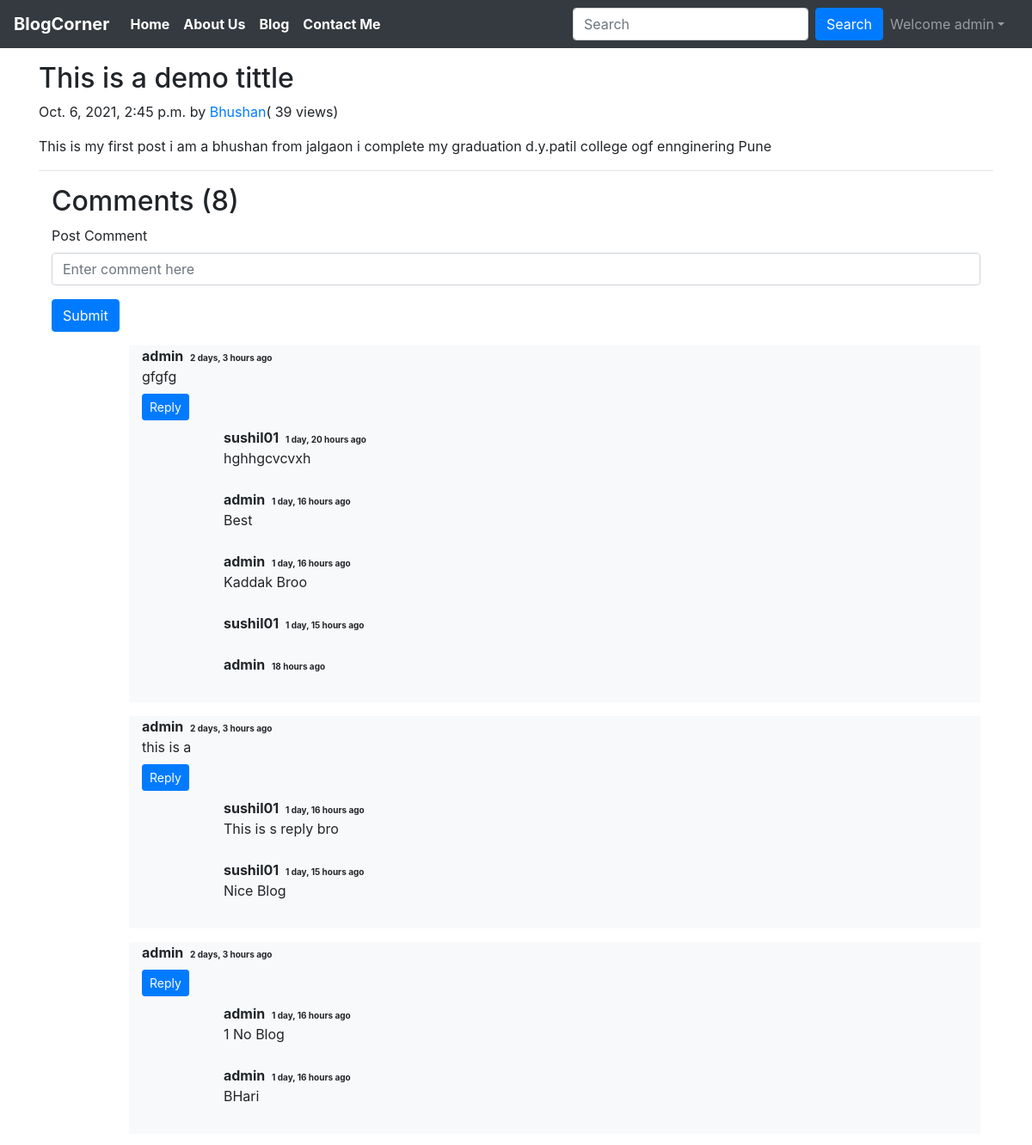
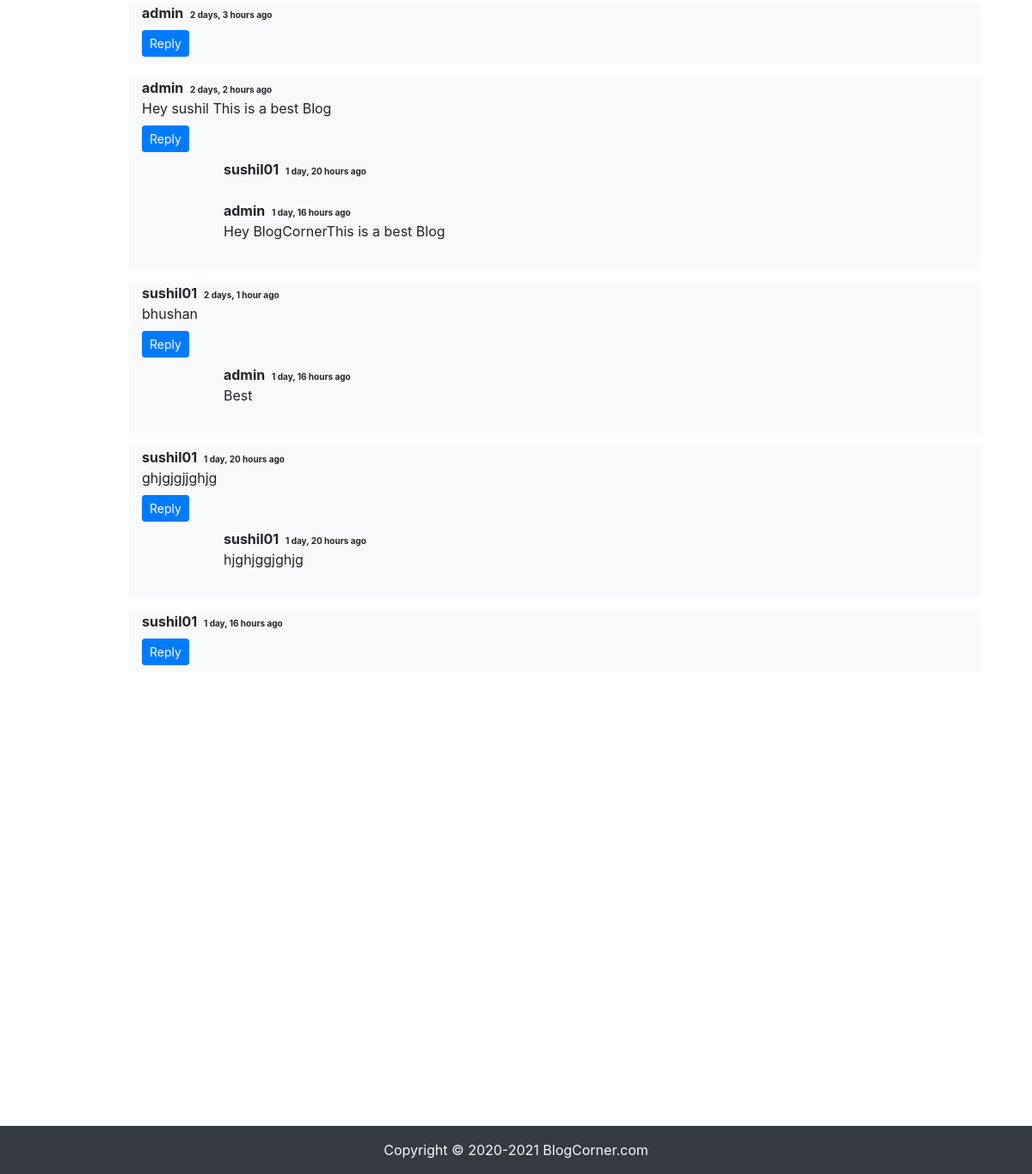
Page /bhushan/ (signed in) on the committed database (2 pictures, top to bottom).
### home/models.py (models this page shows, shortened)
class Post(models.Model):
    sno=models.AutoField(primary_key=True)
    title=models.CharField(max_length=255)
    author=models.CharField(max_length=14)
    slug=models.CharField(max_length=130)
    views= models.IntegerField(default=0)
    timeStamp=models.DateTimeField(blank=True)
    content=models.TextField()

class BlogComment(models.Model):
    sno= models.AutoField(primary_key=True)
    comment=models.TextField()
    user=models.ForeignKey(User, on_delete=models.CASCADE)
    post=models.ForeignKey(Post, on_delete=models.CASCADE)
    parent=models.ForeignKey('self',on_delete=models.CASCADE, null=True )
    timestamp= models.DateTimeField(default=now)

### home/views.py (the view)
# urls.py: path('<str:slug>/', views.blogPost, name="blogpost"),
def blogPost(request, slug):
    post=Post.objects.filter(slug=slug).first()
    post.views= post.views +1
    post.save()
    comments= BlogComment.objects.filter(post=post, parent=None)
    replies= BlogComment.objects.filter(post=post).exclude(parent=None)
    replyDict={}
    for reply in replies:
        if reply.parent.sno not in replyDict.keys():
            replyDict[reply.parent.sno]=[reply]
        else:
            replyDict[reply.parent.sno].append(reply)
    context={'post':post, 'comments': comments, 'user': request.user, 'replyDict': replyDict}
    return render(request, "blogPost.html", context)

### home/templatetags/extras.py (called while the page is built)
@register.filter(name='get_val')
def get_val(dict, key):
    return dict.get(key)

### templates/blogpost.html (shortened to what this page needs)
{% extends 'base.html' %}
{% block body %}
{% load humanize %}
{% load extras %}
{% load static %}
<div class="container my-3" style="padding-bottom: 31rem;">
    <div class="blog-post">
        <h2 class="blog-post-title">{{post.title}}</h2>
        <p class="blog-post-meta">{{post.timeStamp}} by <a href="/about">{{post.author}}</a>(<span> {{post.views}} views</span>)</p>
        <p>{{post.content|safe}}</p>
        <hr>
    </div>
    <div class="container">
        <h2> Comments ({{comments.count}})</h2>
        <div class="my-2">
            {% if user.is_authenticated %}
            <form action="/postComment" method="post">
                <div class="form-group">
                    <label for="exampleInputEmail1">Post Comment </label>
                    <input type="text" class="form-control" name="comment" placeholder="Enter comment here">
                </div>
                <button type="submit" class="btn btn-primary">Submit</button>
            </form>
            {% else %}
            Please login to post a comment
            {% endif %}
        </div>
        {% for comment in comments %}
        <div class="row mx-0   my-3">
            <div class="col-md-1" }>
            </div>
            <div class="col-md-11 bg-light ">
                <b> {{comment.user.username}} </b> <span class="badge badge-light "
                    style="font-size: 10px;">{{comment.timestamp| naturaltime}}</span>
                <div> {{comment.comment}} </div>
                <div class="reply mx-0 mt-2 ">
                    {% if user.is_authenticated %}
                    <button class="btn btn-sm btn-primary" type="button" data-toggle="collapse"
                        data-target="#replyBox{{comment.sno}}" aria-expanded="false"
                        aria-controls="replyBox{{comment.sno}}">
                        Reply
                    </button>
                    {% else %}
                    <button class="btn btn-sm btn-primary" type="button" data-toggle="collapse"
                        data-target="#replyBox{{comment.sno}}" aria-expanded="false"
                        aria-controls="replyBox{{comment.sno}}">
                        Login to reply
                    </button>
                    {% endif %}
                    <div class="replies my-2  ">
                        {% for reply in replyDict|get_val:comment.sno %}
                        <div class="row  mx-0">
                            <div class="col-md-1 ">
                            </div>
                            <div class="col-md-11">
                                <div class="col-md-11 px-0">
                                    <b> {{reply.user.username}} </b> <span class="badge badge-light "
                                        style="font-size: 10px;">{{reply.timestamp| naturaltime}}</span>
                                    <div>{{reply.comment}}</div>
                                </div>
                                <br>
                            </div>
                        </div>
                        {% endfor %}
                    </div>
                </div>
            </div>
        </div>
        {% endfor %}
    </div>
</div>
{% endblock %}

### templates/base.html (shortened to what this page needs)
<!doctype html>
<html lang="en">
<head>
  <link rel="stylesheet" href="https://stackpath.bootstrapcdn.com/bootstrap/4.4.1/css/bootstrap.min.css"
>
</head>
<body>
  <nav class="navbar navbar-expand-lg navbar-dark bg-dark">
    <a class="navbar-brand font-weight-bold fs-1" href="#">BlogCorner</a>
    <div class="collapse navbar-collapse" id="navbarSupportedContent">
      <ul class="navbar-nav mr-auto">
        <li class="nav-item font-weight-bold active">
          <a class="nav-link" href="/">Home <span class="sr-only">(current)</span></a>
        </li>
        <li class="nav-item active font-weight-bold">
          <a class="nav-link" href="/about">About Us</a>
        </li>
        <li class="nav-item active font-weight-bold">
          <a class="nav-link" href="/blog">Blog</a>
        </li>
        <li class="nav-item active font-weight-bold">
          <a class="nav-link" href="/contact">Contact Me</a>
        </li>
      </ul>
      <form method="GET" action="/search" class="form-inline my-2 my-lg-0">
        <input class="form-control mr-sm-2" type="search" placeholder="Search" aria-label="Search" name="query"
          id="query">
        <button class="btn btn-primary my-2 my-sm-0" type="submit">Search</button>
      </form>
      {% if user.is_authenticated %}
      <ul class="navbar-nav mr-2">
        <li class="nav-item dropdown">
          <a class="nav-link dropdown-toggle" href='#' id="navbarDropdown" role="button" data-toggle="dropdown"> Welcome
            {{request.user}}</a>
        </li>
      </ul>
    </div>
    {% else %}
    <div class="mx-2">
      <button class="btn btn-danger" data-toggle="modal" data-target="#loginModal">Login</button>
      <button class="btn btn-danger" data-toggle="modal" data-target="#signupModal">SignUp</button>
    </div>
    {% endif %}
  </nav>
  {% block body %} {% endblock body %}
  <app-footer _ngcontent-serverapp-c53="" _nghost-serverapp-c52="">
    <footer _ngcontent-serverapp-c52="" class="container-fluid bg-dark my-0 py-3 text-light">
      <p _ngcontent-serverapp-c52="" class="mb-0 text-center">Copyright © 2020-2021 BlogCorner.com</p>
    </footer>
  </app-footer>
</body>
</html>

### rows in the picture
Post: title "This is a demo tittle", timeStamp "Oct. 6, 2021, 2:45 p.m.", author "Bhushan", views "39", content "This is my first post i am a bhushan from jalgaon i complete my graduation d.y.patil college ogf ennginering Pune"
BlogComment: user.username "admin", timestamp "2 days, 3 hours ago", comment "gfgfg"
BlogComment: user.username "sushil01", timestamp "1 day, 20 hours ago", comment "hghhgcvcvxh"
BlogComment: user.username "admin", timestamp "1 day, 16 hours ago", comment "Best"
BlogComment: user.username "admin", timestamp "1 day, 16 hours ago", comment "Kaddak Broo"
BlogComment: user.username "sushil01", timestamp "1 day, 15 hours ago"
BlogComment: user.username "admin", timestamp "18 hours ago"
BlogComment: user.username "admin", timestamp "2 days, 3 hours ago", comment "this is a"
BlogComment: user.username "sushil01", timestamp "1 day, 16 hours ago", comment "This is s reply bro"
BlogComment: user.username "sushil01", timestamp "1 day, 15 hours ago", comment "Nice Blog"
BlogComment: user.username "admin", timestamp "2 days, 3 hours ago"
BlogComment: user.username "admin", timestamp "1 day, 16 hours ago", comment "1 No Blog"
BlogComment: user.username "admin", timestamp "1 day, 16 hours ago", comment "BHari"
BlogComment: user.username "admin", timestamp "2 days, 3 hours ago"
BlogComment: user.username "admin", timestamp "2 days, 2 hours ago", comment "Hey sushil This is a best Blog"
BlogComment: user.username "sushil01", timestamp "1 day, 20 hours ago"
BlogComment: user.username "admin", timestamp "1 day, 16 hours ago", comment "Hey BlogCornerThis is a best Blog"
BlogComment: user.username "sushil01", timestamp "2 days, 1 hour ago", comment "bhushan"
BlogComment: user.username "admin", timestamp "1 day, 16 hours ago", comment "Best"
BlogComment: user.username "sushil01", timestamp "1 day, 20 hours ago", comment "ghjgjgjjghjg"
BlogComment: user.username "sushil01", timestamp "1 day, 20 hours ago", comment "hjghjggjghjg"
BlogComment: user.username "sushil01", timestamp "1 day, 16 hours ago"

### other values in the picture
{{ request.user }} "admin"
{{ comments.count }} "8"
